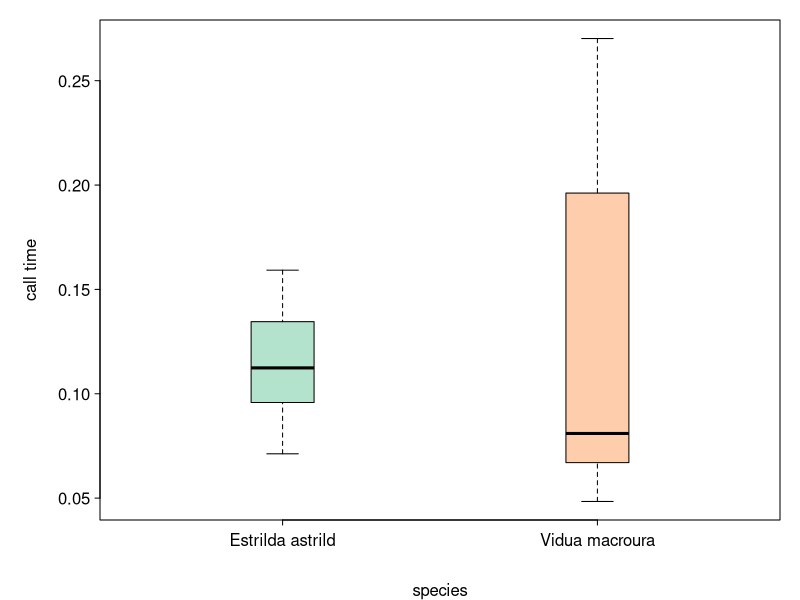

This figure's R source:
# Hypothesis:
# There is a positive correlation between the total begging call time measured in seconds between Vidua macroua and their host species Extrilda astrid. #

# Import data ####
#rm (list = ls())
setwd("~/Desktop/Evolution/Tasks/Project")
mydata <- read.csv ("Evolutionproject.csv")
mydata


par(mar=c(4,5,1,1), las=1, tck=-0.01, mgp=c(3,0.5,0))
boxplot(mydata[,4]~mydata[,1], xlab="species", ylab="call time", boxwex=0.2, col=c("#b3e2cd", "#fdcdac"))
